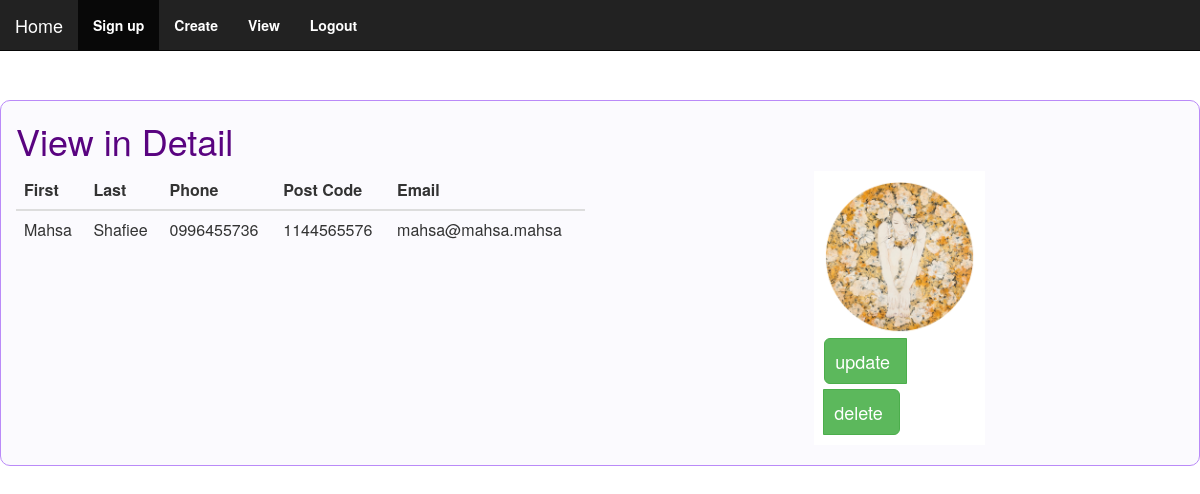
The app's page /view.php (signed in) with its own data.
### tables this page shows
CREATE TABLE IF NOT EXISTS `contact` (
  `ID` int(11) NOT NULL AUTO_INCREMENT,
  `name` varchar(15) NOT NULL,
  `lastname` varchar(15) DEFAULT NULL,
  `phonenumber` varchar(11) NOT NULL,
  `type` varchar(10) NOT NULL DEFAULT 'mobile',
  `postcode` varchar(14) DEFAULT NULL,
  `email` varchar(30) DEFAULT NULL,
  `image_name` varchar(256) NOT NULL,
  `user_id` int(11) NOT NULL,
  PRIMARY KEY (`ID`),
  UNIQUE KEY `name` (`name`),
  UNIQUE KEY `phonenumber` (`phonenumber`)
);

### view.php (the view, shortened to what this page needs)
<?php
include('server.php');
?>
<html lang="en">
    <head>
        <link href="css/bootstrap.min.css" rel="stylesheet">
    </head>
    <body>
<?php include('header.php'); ?>
<div class="container-fluid">
    <div class="row">
        <div class="=col-sm-12  col-lg-12 contactForm">
            <h1>View in Detail</h1>
<?php
if(!isset($_GET["id"]))
{
    $connect_query = "SELECT * FROM `contact` order by ID desc limit 1 ";
} else {
    $connect_query = "SELECT * FROM `contact` where ID =".$_GET["id"];
}
$result = $db->query($connect_query);
?>
            <div class="row">
                <div class="col-sm-6 col-lg-6">
                    <table class="table table-hover">
              <thead>
                <tr>
                  <th scope="col">First</th>
                  <th scope="col">Last</th>
                  <th scope="col">Phone</th>
                  <th scope="col">Post Code</th>
                  <th scope="col">Email</th>
                </tr>
              </thead>
              <tbody>
<?php if($result->num_rows >0){
while($row = $result->fetch_assoc()){ ?>
                <tr>
                  <td><?= $row["name"] ?></td>
                  <td><?= $row["lastname"] ?></td>
                  <td><?= $row["phonenumber"] ?></td>
                  <td><?= $row["postcode"] ?></td>
                  <td><?= $row["email"] ?></td>
                </tr>
              </tbody>
            </table>
                </div>
                <div class="col-sm-6 col-lg-6">
                    <div class="content">
                        <img src="uploads/<?=$row["image_name"] ?>" style="width:100%">
                      <div class="btn-group">
                      <button type="button" class="btn btn-lg btn-success"><a href="update.php?id=<?= $row["ID"] ?>">update</a></button>
                      <button name="delete" type="button" class="btn btn-lg btn-success"><a href="delete.php?id=<?= $row["ID"] ?>">delete</a></button>
                      </div>
                    </div>
<?php }
} ?>
                </div>
            </div>
        </div>
    </div>
</div>
    </body>
</html>

### view.php (style rules this page uses)
h1 { color: #590380 !important; margin-top: 20px; margin-bottom: 20px; }
.contactForm { border: 1px solid #ba8af8; margin-top: 100px; border-radius: 10px; background-color: rgba( 175, 157, 225, 0.05 ); }
.content { width: 30%; margin: 0px auto; background: white; margin-bottom: 20px; padding: 10px; }
.btn { margin: 5px auto; padding-left: 10px !important; }
a { color: white !important; }
img { padding-left: -10px !important; }

### records on screen
contact: name "Mahsa", lastname "Shafiee", phonenumber "0996455736", postcode "1144565576", email "mahsa@mahsa.mahsa", image_name (picture)
